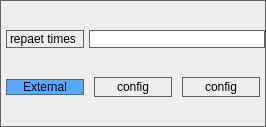
<?xml version="1.0" encoding="UTF-8"?>
<ui version="4.0">
 <class>Form</class>
 <widget class="QWidget" name="Form">
  <property name="geometry">
   <rect>
    <x>0</x>
    <y>0</y>
    <width>266</width>
    <height>127</height>
   </rect>
  </property>
  <property name="minimumSize">
   <size>
    <width>266</width>
    <height>127</height>
   </size>
  </property>
  <property name="maximumSize">
   <size>
    <width>266</width>
    <height>127</height>
   </size>
  </property>
  <property name="windowTitle">
   <string>Form</string>
  </property>
  <property name="styleSheet">
   <string notr="true">&lt;?xml version=&quot;1.0&quot; encoding=&quot;UTF-8&quot;?&gt;
&lt;ui version=&quot;4.0&quot;&gt;
 &lt;widget name=&quot;__qt_fake_top_level&quot;&gt;
  &lt;widget class=&quot;QPushButton&quot; name=&quot;config&quot;&gt;
   &lt;property name=&quot;geometry&quot;&gt;
    &lt;rect&gt;
     &lt;x&gt;94&lt;/x&gt;
     &lt;y&gt;85&lt;/y&gt;
     &lt;width&gt;78&lt;/width&gt;
     &lt;height&gt;20&lt;/height&gt;
    &lt;/rect&gt;
   &lt;/property&gt;
   &lt;property name=&quot;minimumSize&quot;&gt;
    &lt;size&gt;
     &lt;width&gt;0&lt;/width&gt;
     &lt;height&gt;20&lt;/height&gt;
    &lt;/size&gt;
   &lt;/property&gt;
   &lt;property name=&quot;styleSheet&quot;&gt;
    &lt;string notr=&quot;true&quot;&gt;margin-left:5px;
margin-right:5px;&lt;/string&gt;
   &lt;/property&gt;
   &lt;property name=&quot;text&quot;&gt;
    &lt;string&gt;config&lt;/string&gt;
   &lt;/property&gt;
  &lt;/widget&gt;
 &lt;/widget&gt;
 &lt;resources/&gt;
&lt;/ui&gt;
</string>
  </property>
  <layout class="QVBoxLayout" name="verticalLayout">
   <property name="spacing">
    <number>0</number>
   </property>
   <property name="leftMargin">
    <number>0</number>
   </property>
   <property name="topMargin">
    <number>0</number>
   </property>
   <property name="rightMargin">
    <number>0</number>
   </property>
   <property name="bottomMargin">
    <number>0</number>
   </property>
   <item>
    <widget class="QFrame" name="frame">
     <property name="sizePolicy">
      <sizepolicy hsizetype="Expanding" vsizetype="Expanding">
       <horstretch>0</horstretch>
       <verstretch>0</verstretch>
      </sizepolicy>
     </property>
     <property name="minimumSize">
      <size>
       <width>266</width>
       <height>127</height>
      </size>
     </property>
     <property name="maximumSize">
      <size>
       <width>266</width>
       <height>127</height>
      </size>
     </property>
     <property name="styleSheet">
      <string notr="true">border:0.5px solid #626262</string>
     </property>
     <property name="frameShape">
      <enum>QFrame::StyledPanel</enum>
     </property>
     <property name="frameShadow">
      <enum>QFrame::Raised</enum>
     </property>
     <layout class="QGridLayout" name="gridLayout">
      <property name="leftMargin">
       <number>0</number>
      </property>
      <property name="topMargin">
       <number>0</number>
      </property>
      <property name="rightMargin">
       <number>0</number>
      </property>
      <property name="bottomMargin">
       <number>0</number>
      </property>
      <property name="spacing">
       <number>0</number>
      </property>
      <item row="0" column="0">
       <widget class="QLabel" name="label">
        <property name="styleSheet">
         <string notr="true">font: 9pt &quot;Arial&quot;;
margin-right:5px;
margin-left:5px;</string>
        </property>
        <property name="text">
         <string>repaet times</string>
        </property>
       </widget>
      </item>
      <item row="1" column="2">
       <widget class="QPushButton" name="pushButton_3">
        <property name="minimumSize">
         <size>
          <width>0</width>
          <height>20</height>
         </size>
        </property>
        <property name="styleSheet">
         <string notr="true">margin-left:5px;
margin-right:5px;</string>
        </property>
        <property name="text">
         <string>config</string>
        </property>
       </widget>
      </item>
      <item row="1" column="1">
       <widget class="QPushButton" name="pushButton_2">
        <property name="minimumSize">
         <size>
          <width>0</width>
          <height>20</height>
         </size>
        </property>
        <property name="styleSheet">
         <string notr="true">margin-left:5px;
margin-right:5px;</string>
        </property>
        <property name="text">
         <string>config</string>
        </property>
       </widget>
      </item>
      <item row="1" column="0">
       <widget class="QPushButton" name="pushButton">
        <property name="styleSheet">
         <string notr="true">background-color: rgb(85, 170, 255);
margin-right:5px;
margin-left:5px;
</string>
        </property>
        <property name="text">
         <string>External</string>
        </property>
       </widget>
      </item>
      <item row="0" column="1" colspan="2">
       <widget class="QLineEdit" name="lineEdit"/>
      </item>
     </layout>
    </widget>
   </item>
  </layout>
 </widget>
 <resources/>
 <connections/>
</ui>
